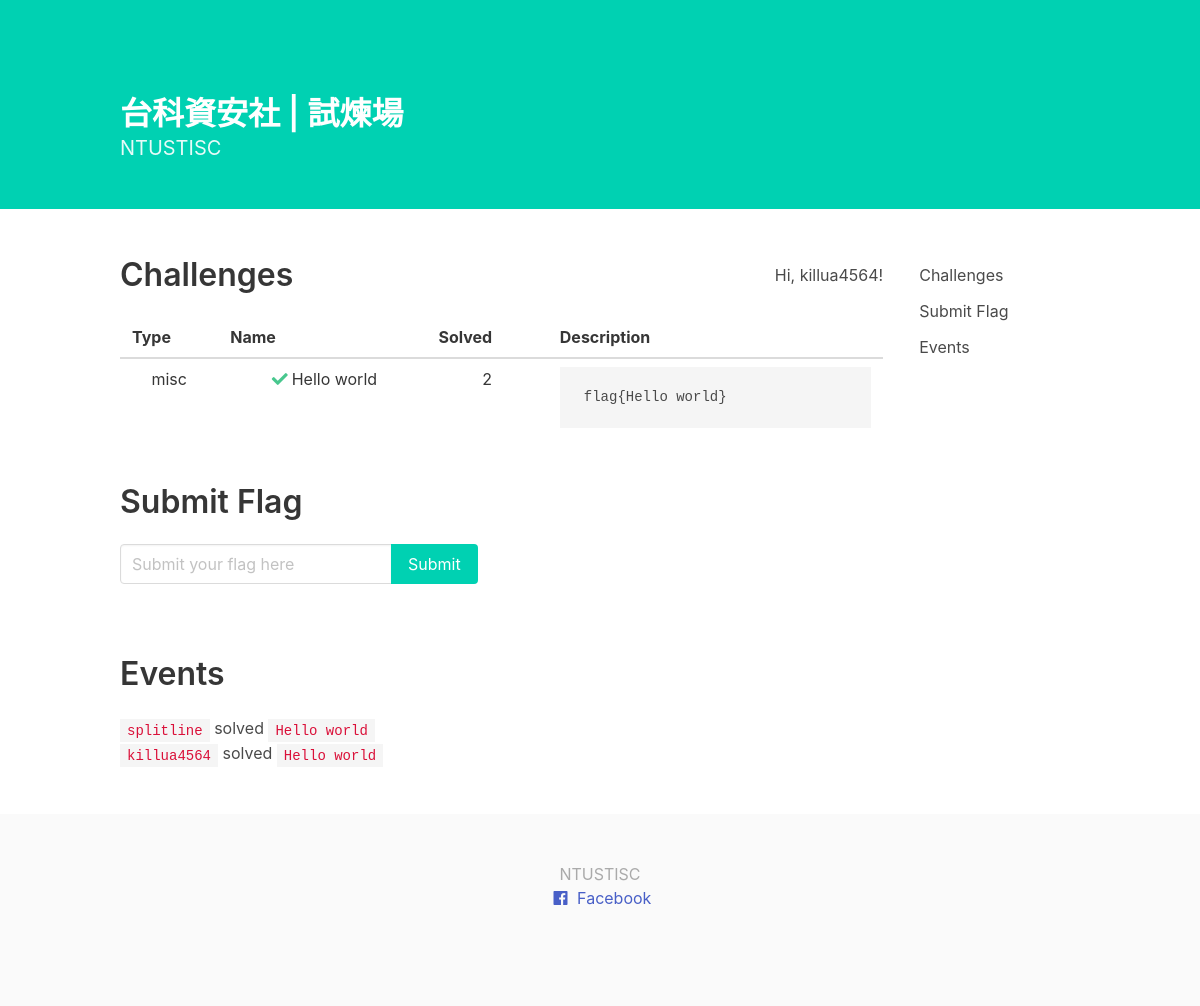
The app's page / (signed in) with its own data.
### index/models.py (models this page shows)
class Username(models.Model):
	username = models.CharField(max_length=100, null=False, blank=False)
	solved = models.IntegerField(default=0)

class Challenge(models.Model):
	name = models.CharField(max_length=100)
	type = models.CharField(max_length=100, default='misc')
	flag = models.CharField(max_length=100)
	solved = models.IntegerField(default=0)
	description = models.CharField(max_length=100)
	user_solve = models.BooleanField(default=False)

class Submit(models.Model):
	username = models.ForeignKey(Username, on_delete=models.CASCADE)
	challenge = models.ForeignKey(Challenge, on_delete=models.CASCADE)

### index/views.py (the view)
# urls.py: url(r'^$', views.index),
def index(request):
    challenge_list = Challenge.objects.all()
    submit_list = Submit.objects.all().order_by('-id')[:20]
    logined = is_login(request)
    if logined:
        challenge_list = []
        username = Username.objects.get(username=request.session['username'])
        for challenge in Challenge.objects.all():
            challenge.user_solve = Submit.objects.filter(
                username=username,
                challenge=challenge
            ).exists()
            challenge_list.append(challenge)
    return render(request, "index.html", {
        'key': logined,
        'username': request.session['username'] if logined else None,
        'challenge_list': challenge_list,
        'submit_list': submit_list
    })

### index/views.py (called while the page is built)
def is_login(request):
    if 'username' in request.session.keys():
        if len(request.session['username']) > 0:
            return True
        else:
            return False
    else:
        return False

### index/templates/index.html (shortened to what this page needs)
<!DOCTYPE html>
<html>
<head>
	<link rel="stylesheet" href="https://cdnjs.cloudflare.com/ajax/libs/bulma/0.7.2/css/bulma.css" />
	<link rel="stylesheet" href="https://use.fontawesome.com/releases/v5.5.0/css/all.css">
</head>
<body>
	<section class="hero is-primary">
		<div class="hero-body">
			<div class="container">
				<h1 class="title">
					台科資安社 | 試煉場
				</h1>
				<h2 class="subtitle">
					NTUSTISC
				</h2>
			</div>
		</div>
	</section>
	<div class="container">
		<div class="columns">
			<div class="column is-four-fifths">
				<nav class="level" id="challenges">
					<div class="level-left">
						<div class="level-item">
							<h1 class="title">
								Challenges
							</h1>
						</div>
					</div>
					<div class="level-right">
						<div class="level-item">
							{% if not key %}
							<form action="login/" method="POST">
								{% csrf_token %}
								<div class="field has-addons">
									<div class="control">
										<input class="input" type="text" name="username" placeholder="Enter Username">
									</div>
									<div class="control">
										<button class="button is-primary">Login</button>
									</div>
								</div>
							</form>
							{% else %}
							<p>Hi, {{username}}! </p>
							{% endif %}
						</div>
					</div>
				</nav>
				<table class="table is-hoverable is-fullwidth">
					<thead>
						<tr>
							<th>Type</th>
							<th>Name</th>
							<th>Solved</th>
							<th>Description</th>
						</tr>
					</thead>
					<tbody>
						{% for challenge in challenge_list %}
						<tr>
							<td align="center">{{ challenge.type }}</td>
							<td align="center">{% if challenge.user_solve %}<span class="icon has-text-success"><i class="fas fa-check"></i></span>{% endif %}{{ challenge.name }}</td>
							<td align="center">{{ challenge.solved }}</td>
							<td>
								<pre>{{ challenge.description }}</pre>
							</td>
						</tr>
						{% endfor %}
					</tbody>
				</table>
				{% if key %}
				<div class="container" id="flag">
					<h1 class="title">
						Submit Flag
					</h1>
					<form id="flag-form">
						<div class="field has-addons">
							<div class="control">
								<input id="flag-input" class="input" type="text" name="flag" placeholder="Submit your flag here">
							</div>
							<div class="control">
								<button type="button" id="submit-flag" class="button is-primary">Submit</button>
							</div>
						</div>
					</form>
					<br>
				</div>
				{% endif %}
				<div class="container" id="events">
					<h1 class="title">
						Events
					</h1>
					<ul>
						{% for submit in submit_list %}
						<li><code>{{ submit.username.username }}</code> solved <code>{{ submit.challenge.name }}</code></li>
						{% endfor %}
					</ul>
				</div>
			</div>
			<div class="column">
				<aside class="menu">
					<ul class="menu-list">
						<li><a href="#challenges">Challenges</a></li>
						{% if key %}<li><a href="#flag">Submit Flag</a></li>{% endif %}
						<li><a href="#events">Events</a></li>
					</ul>
				</aside>
			</div>
		</div>
	</div>
	<footer class="footer">
		<div class="has-text-centered">
			<p>
				NTUSTISC
			</p>
			<a href="https://www.facebook.com/ntust.hacking/" target="_blank">
				<span class="icon">
					<i class="fab fa-facebook"></i>
				</span>
				Facebook
			</a>
		</div>
	</footer>
</body>
</html>

### index/templates/index.html (style rules this page uses)
.container { margin-top: 3em; }
footer { position: static; margin-top: 3em; margin-bottom: 0px; color: #AAAAAA }

### records on screen
Username: username "killua4564"
Challenge: type "misc", user_solve False (drawn), name "Hello world", solved "2", description "flag{Hello world}"
Submit: username.username "splitline", challenge.name "Hello world"
Submit: username.username "killua4564", challenge.name "Hello world"
